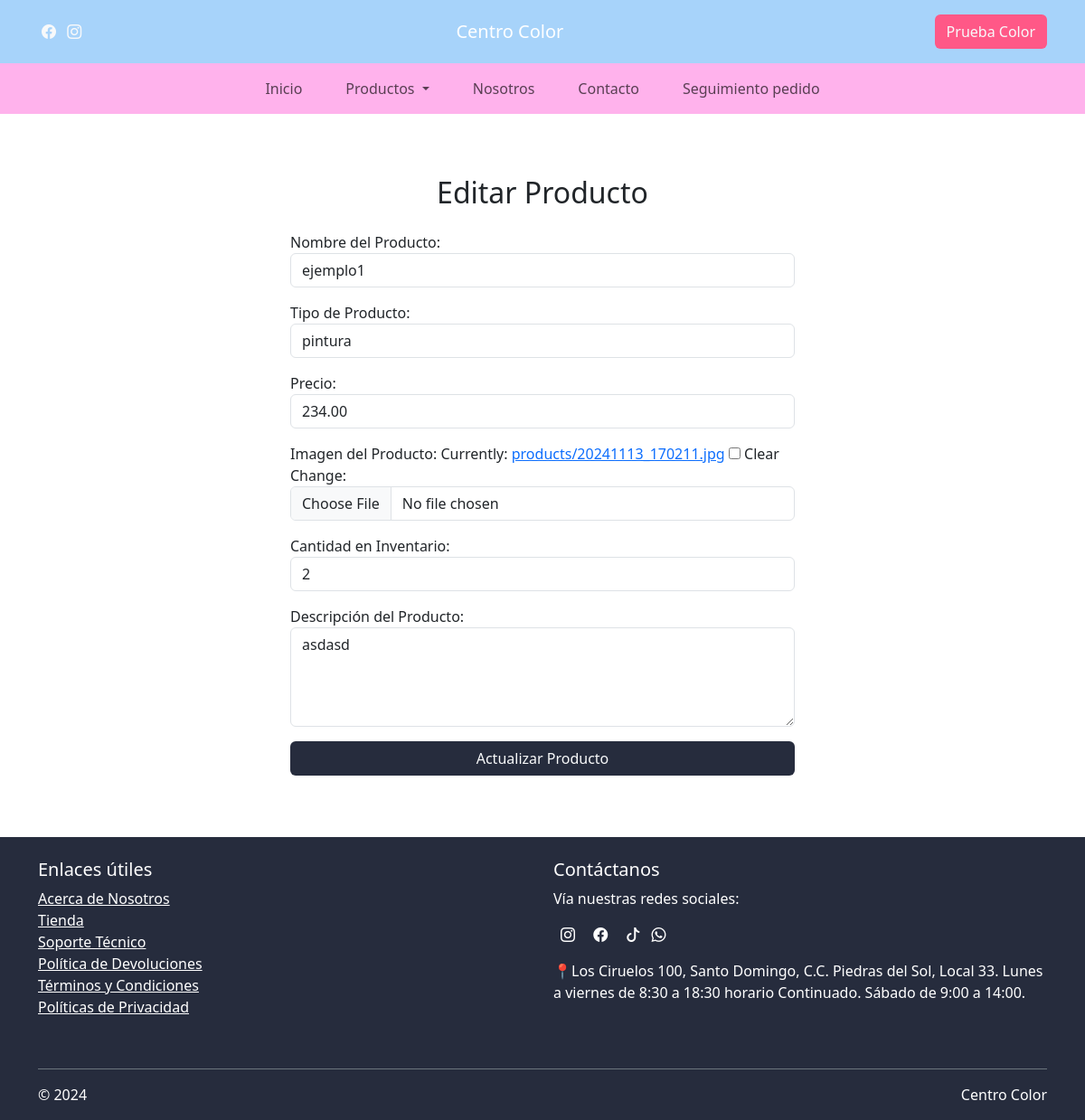
/edit_product/6/, run on the app's committed database.
### main/models.py (models this page shows, shortened)
class Product(models.Model):
    name = models.CharField(max_length=255, verbose_name="Nombre del Producto")
    type = models.CharField(max_length=100, verbose_name="Tipo de Producto")
    price = models.DecimalField(max_digits=10, decimal_places=2, verbose_name="Precio")
    image = models.ImageField(upload_to='products/', null=True, blank=True, verbose_name="Imagen del Producto")
    stock = models.PositiveIntegerField(default=0, verbose_name="Cantidad en Inventario")
    description = models.TextField(null=True, blank=True, verbose_name="Descripción del Producto")

### main/views.py (the view)
# urls.py: path('edit_product/<int:product_id>/', views.edit_product, name='edit_product'),
def edit_product(request, product_id):
    product = get_object_or_404(Product, pk=product_id)
    if request.method == 'POST':
        form = ProductForm(request.POST, request.FILES, instance=product)
        if form.is_valid():
            form.save()
            messages.success(request, 'Producto actualizado exitosamente')
            return redirect('crud')
    else:
        form = ProductForm(instance=product)
    return render(request, 'edit_product.html', {'form': form})

### main/forms.py
class ProductForm(forms.ModelForm):
    class Meta:
        model = Product
        fields = ['name', 'type', 'price', 'image', 'stock', 'description']
        widgets = {
            'name': forms.TextInput(attrs={'class': 'form-control'}),
            'type': forms.TextInput(attrs={'class': 'form-control'}),
            'price': forms.NumberInput(attrs={'class': 'form-control'}),
            'image': forms.ClearableFileInput(attrs={'class': 'form-control'}),
            'stock': forms.NumberInput(attrs={'class': 'form-control'}),
            'description': forms.Textarea(attrs={'class': 'form-control', 'rows': 4}),
        }

### main/templates/edit_product.html (shortened to what this page needs)
<!DOCTYPE html>
<html lang="es">
<head>
    {% load static %}
    <link href="https://cdn.jsdelivr.net/npm/bootstrap@5.3.3/dist/css/bootstrap.min.css" rel="stylesheet">
</head>
<body>
    <header class="py-3" style="background-color: #A7D3FA">
        <div class="container d-flex justify-content-between align-items-center" style="color: white;">
            <div>
                <a href="#" class="text-light mx-1"><i class="bi bi-facebook"></i></a>
                <a href="https://www.instagram.com/centrocolorsantodomingo?igsh=MW1xNGtsajczaHVzbQ%3D%3D"  target="_blank"  class="text-light mx-1"><i class="bi bi-instagram"></i></a>
            </div>
            <div class="text-center flex-grow-1">
                <h5 class="m-0">Centro Color</h5>
            </div>
            <div>
                <button class="btn text-light" style="background-color: #FF5887;">Prueba Color</button>
            </div>
        </div>
    </header>
    <nav class="navbar navbar-expand-lg navbar-light" style="background-color: #FFB2EC;">
        <div class="container justify-content-center">
            <ul class="navbar-nav">
                <li class="nav-item mx-3">
                    <a class="nav-link" href="{% url 'index' %}">Inicio</a>
                </li>
                <li class="nav-item dropdown mx-3">
                    <a class="nav-link dropdown-toggle" href="#" id="productosDropdown" role="button"
                        data-bs-toggle="dropdown" aria-expanded="false">
                        Productos
                    </a>
                </li>
                <li class="nav-item mx-3">
                    <a class="nav-link" href="{% url 'nosotros' %}">Nosotros</a>
                </li>
                <li class="nav-item mx-3">
                    <a class="nav-link" href="{% url 'contacto' %}">Contacto</a>
                </li>
                <li class="nav-item mx-3">
                    <a class="nav-link" href="{% url 'seguimiento' %}">Seguimiento pedido</a>
                </li>
            </ul>
        </div>
    </nav>
    <div class="container d-flex justify-content-center align-items-center min-vh-100">
        <div class="col-md-8 col-lg-6">
            <h2 class="mb-4 text-center">Editar Producto</h2>
            <form method="POST" enctype="multipart/form-data">
                <div class="mb-3">
                    {{ form.as_p }}
                </div>
                <button type="submit" class="btn text-light w-100" style="background-color: #262C3D;">Actualizar
                    Producto</button>
            </form>
        </div>
    </div>
    <footer class="text-white pt-4" style="background-color: #262C3D;">
        <div class="container">
            <div class="row">
                <div class="col-md-6 mb-3">
                    <h5>Enlaces útiles</h5>
                    <ul class="list-unstyled">
                        <li><a href="#" class="text-white">Acerca de Nosotros</a></li>
                        <li><a href="#" class="text-white">Tienda</a></li>
                        <li><a href="#" class="text-white">Soporte Técnico</a></li>
                        <li><a href="#" class="text-white">Política de Devoluciones</a></li>
                        <li><a href="#" class="text-white">Términos y Condiciones</a></li>
                        <li><a href="#" class="text-white">Políticas de Privacidad</a></li>
                    </ul>
                </div>
                <div class="col-md-6 mb-3">
                    <h5>Contáctanos</h5>
                    <p>Vía nuestras redes sociales:</p>
                    <div>
                        <a href="#" class="text-white mr-3 mx-2"><i class="bi bi-instagram"></i></a>
                        <a href="#" class="text-white mr-3 mx-2"><i class="bi bi-facebook"></i></a>
                        <a href="#" class="text-white mr-3 mx-2"><i class="bi bi-tiktok"></i></a>
                        <a href="#" class="text-white"><i class="bi bi-whatsapp"></i></a>
                    </div>
                    <p class="mt-3">📍Los Ciruelos 100, Santo Domingo, C.C. Piedras del Sol, Local 33. Lunes a viernes
                        de
                        8:30 a 18:30 horario Continuado. Sábado de 9:00 a 14:00.</p>
                </div>
            </div>
            <div class="text-center py-3 mt-4 border-top border-secondary">
                <div class="d-flex justify-content-between">
                    <span>&copy; 2024</span>
                    <span>Centro Color</span>
                </div>
            </div>
        </div>
    </footer>
    <link rel="stylesheet"
        href="https://cdnjs.cloudflare.com/ajax/libs/bootstrap-icons/1.10.3/font/bootstrap-icons.min.css">
</body>
</html>

### data on the page
Product: name "ejemplo1", type "pintura", price "234.00", stock "2", description "asdasd"
